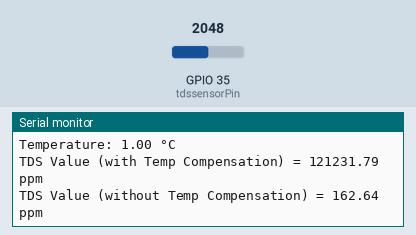
This sketch was run on a simulated ESP32. Shown: the last lines printed to the serial monitor. The test bench sets the inputs (shaded band); at power-on: GPIO 35 (tdssensorPin) = 2048. WiFi joins after 1.5 s; servers stay silent unless stated; network time is answered at once with the bench clock; the local clock reads 2024-03-15 10:24:30 at power-on unless the sketch sets it.

Above: at 2.7 s.
2.8 s: GPIO 35 (tdssensorPin) set to 2866
At 4.5 s:
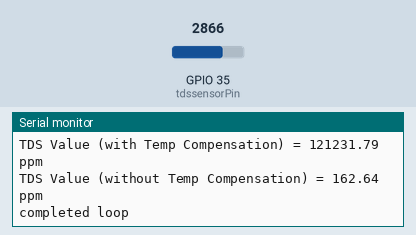
16.5 s: GPIO 35 (tdssensorPin) set to 3603
At 25.7 s:
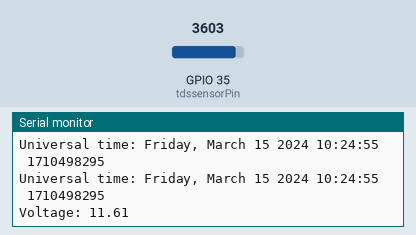
Timing chart, 0 to 27.2 s (numbered marks = the images above; inputs shaded):
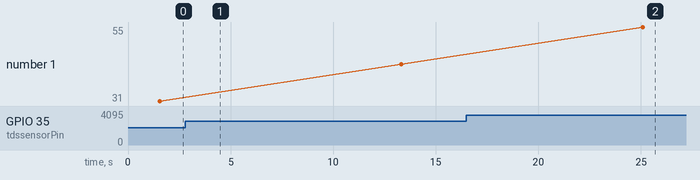

Measured:
- after the input at 16.5 s, the serial monitor: prints a new line after 8.6 s (image 2)

The sketch:

WQ_basic.ino
```cpp
#include <OneWire.h>
#include <DallasTemperature.h>
#include <WiFi.h> // Include the Wi-Fi library
#include <NTPClient.h>
#include <WiFiUdp.h>
#include <ESP32Time.h>
#include <HTTPClient.h>
#include <WiFiManager.h>


// const char* ssid = "IIIT-Guest";
// const char* password = "I%GR#*S@!";

#define HTTPS     false

#define CSE_IP      "onem2m.iiit.ac.in"
// #define OM2M_ORGIN    "AirPoll@20:22uHt@Sas" //AQ
#define OM2M_ORGIN    "wdmon@20:gpod@llk4"  //WQ
// #define CSE_IP      "dev-onem2m.iiit.ac.in"
// #define OM2M_ORGIN    "Tue_20_12_22:Tue_20_12_22"
#define CSE_PORT    443
#define FINGER_PRINT  "10 3D D5 4E B1 47 DB 4B 5C B0 89 08 41 A7 A4 14 87 10 7F E8"
#define OM2M_MN     "/~/in-cse/in-name/AE-WM/"
#define OM2M_AE     "WM-WD"
#define OM2M_DATA_CONT  "WM-WD-VN00-00/Data"
#define OM2M_DATA_LBL   "[\"AE-AQ\", \"V3.0.02\", \"WM-WD-VN00-00\", \"AQ-V3.0.02\"]"
#define OM2M_NODE_ID   "WD-VN00-00"


#define ONE_WIRE_BUS 27 // temp pin
#define tdssensorPin 35 // tds pin

OneWire oneWire(ONE_WIRE_BUS);
DallasTemperature tempSensor(&oneWire);

int tdssensorValue = 0;
float tdsValue = 0;
float Voltage = 0;
float Temp = 0;

bool wifiConnected = false;
WiFiUDP ntpUDP;
NTPClient timeClient(ntpUDP, "pool.ntp.org"); // NTP server to use

ESP32Time rtc(0);  // offset in seconds GMT+5:30 (India Standard Time)

#define MIN_VALID_TIME 1672531200  // Unix timestamp for 1st Jan 2023 00:00:00
#define MAX_VALID_TIME 2082844799  // Unix timestamp for 1st Jan 2036 00:00:00

static uint64_t ntp_epoch_time = 0;


HTTPClient http;


void setup() {
  WiFi.mode(WIFI_STA); // explicitly set mode, esp defaults to STA+AP
  Serial.begin(115200);
  tempSensor.begin();

  // Connect to Wi-Fi
    WiFiManager wm;
    // wm.resetSettings();
    bool res;
    res = wm.autoConnect("AutoConnectAP","password"); // password protected ap
    if(!res) {
        Serial.println("Failed to connect");
         ESP.restart();
    }
    else {
        Serial.println("Connected to Wi-Fi!");
        wifiConnected = true; // Update the wifiConnected variable
    }

  timeClient.begin(); // Initialize NTP client
}


void sync_time() {
  static bool first_time = true;

  if (WiFi.status() == WL_CONNECTED) {
    if (first_time){
      timeClient.begin();
      timeClient.setTimeOffset(0);
      timeClient.update();
      first_time = false;
    }

    // Check if the obtained NTP time is valid (non-zero and within a reasonable range) // 03-08-2023
    uint64_t ntp_time = timeClient.getEpochTime(); // 0;


    int num_tries=4;
    while (ntp_time == 0 || ntp_time < MIN_VALID_TIME || ntp_time > MAX_VALID_TIME) {
      // Invalid NTP time, perform a reset
      Serial.println("not working ");
      delay(1000);
      // ESP.restart();

      timeClient.begin();
      timeClient.setTimeOffset(0);
      timeClient.update();

      ntp_time = timeClient.getEpochTime();

      if (num_tries <= 0){
        Serial.println("Invalid NTP time, performing reset...");
        ESP.restart();
      }
        num_tries--;
    }

    rtc.offset = 0; // Set the RTC offset
    rtc.setTime(ntp_time);

    struct tm timeinfo;
  if (getLocalTime(&timeinfo)){
       rtc.setTimeStruct(timeinfo);
   }

    Serial.print("Universal time: " + rtc.getDateTime(true) + "\t");
    ntp_epoch_time =rtc.getEpoch();
    Serial.println(ntp_epoch_time,DEC); // For UTC, take timeoffset as 0
    Serial.println("");
  }
}

void loop() {
  if (wifiConnected) {
    sync_time();
  //Time Sync
  Serial.print("Universal time: " + rtc.getDateTime(true) + "\t");
  ntp_epoch_time =rtc.getEpoch();
  Serial.println(ntp_epoch_time,DEC); // For UTC, take timeoffset as 0
  Serial.println("");

  // TDS calibration
  tdssensorValue = analogRead(tdssensorPin);
  Voltage = tdssensorValue * 3.3 / 1024.0; // Convert analog reading to Voltage
  Serial.print("Voltage: ");
  Serial.println(Voltage);

  // Temperature reading
  Temp = tempSensor.requestTemperaturesByIndex(0);
  Serial.print("Temperature: ");
  Serial.print(Temp);
  Serial.println(" °C");

  // Temperature compensation
  float compensationCoefficient = 1.0 + 0.02 * (Temp - 25.0);
  float compensationVoltage = Voltage / compensationCoefficient;

  // TDS with Temperature Compensation
  tdsValue = (133.42 * compensationVoltage * compensationVoltage * compensationVoltage
    - 255.86 * compensationVoltage * compensationVoltage
    + 857.39 * compensationVoltage) * 0.5;

  Serial.print("TDS Value (with Temp Compensation) = ");
  Serial.print(tdsValue);
  Serial.println(" ppm");

  // TDS without Temperature Compensation
  float compensationCoefficient_without_temp = 1.0 + 0.02 * (25.0 - 25.0);
  float compensationVoltage_without_temp = Voltage / compensationCoefficient_without_temp;
  float tdsValue_without_temp = (133.42 * compensationVoltage_without_temp * compensationVoltage_without_temp
    - 255.86 * compensationVoltage_without_temp * compensationVoltage_without_temp
    + 857.39 * compensationVoltage_without_temp) * 0.5;

  Serial.print("TDS Value (without Temp Compensation) = ");
  Serial.print(tdsValue_without_temp);
  Serial.println(" ppm");
 // posting onem2m

  delay(1000);
  }

  else {
    Serial.println("Not connected to WiFi. Waiting...");
    delay(5000); // Wait for 5 seconds before attempting Wi-Fi connection again
    WiFiManager wm;
    bool res;
    res = wm.autoConnect("AutoConnectAP","password"); // password protected ap
    if(!res) {
        Serial.println("Failed to connect");
        // ESP.restart();
    }
    else {
       Serial.println("Connected to Wi-Fi!");
        wifiConnected = true; // Update the wifiConnected variable
    }
  }
  Serial.println("completed loop");
 delay(10000);//testing
//  delay(360000);
}
```
